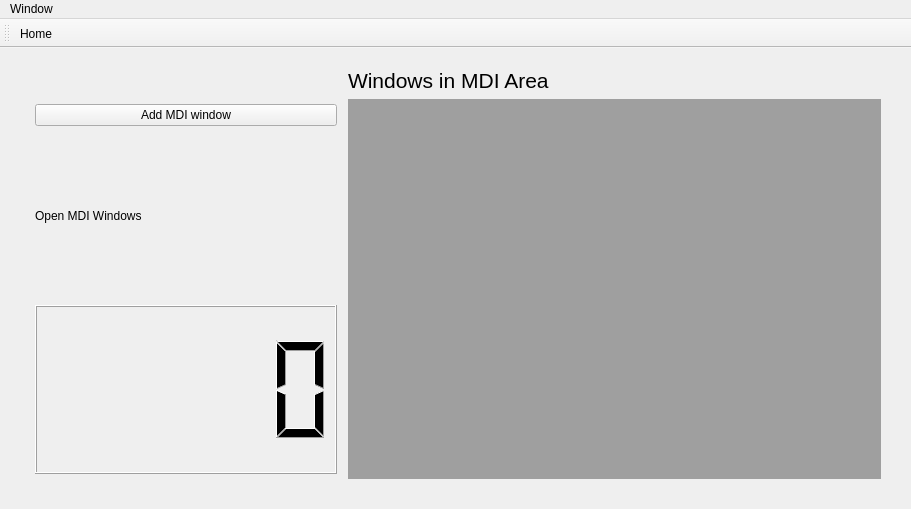
<?xml version="1.0" encoding="UTF-8"?>
<ui version="4.0">
 <class>MainWindow</class>
 <widget class="QMainWindow" name="MainWindow">
  <property name="geometry">
   <rect>
    <x>0</x>
    <y>0</y>
    <width>911</width>
    <height>509</height>
   </rect>
  </property>
  <property name="sizePolicy">
   <sizepolicy hsizetype="Fixed" vsizetype="Fixed">
    <horstretch>0</horstretch>
    <verstretch>0</verstretch>
   </sizepolicy>
  </property>
  <property name="windowTitle">
   <string>Multiple Windows in an MDI</string>
  </property>
  <widget class="QWidget" name="centralwidget">
   <widget class="QWidget" name="gridLayoutWidget">
    <property name="geometry">
     <rect>
      <x>30</x>
      <y>20</y>
      <width>851</width>
      <height>411</height>
     </rect>
    </property>
    <layout class="QGridLayout" name="gridLayout">
     <item row="1" column="1">
      <widget class="QMdiArea" name="mdiArea">
       <property name="sizePolicy">
        <sizepolicy hsizetype="Fixed" vsizetype="Fixed">
         <horstretch>0</horstretch>
         <verstretch>0</verstretch>
        </sizepolicy>
       </property>
      </widget>
     </item>
     <item row="1" column="0">
      <layout class="QVBoxLayout" name="verticalLayout">
       <property name="spacing">
        <number>5</number>
       </property>
       <property name="leftMargin">
        <number>5</number>
       </property>
       <property name="topMargin">
        <number>5</number>
       </property>
       <property name="rightMargin">
        <number>5</number>
       </property>
       <property name="bottomMargin">
        <number>5</number>
       </property>
       <item>
        <widget class="QPushButton" name="btnOpen">
         <property name="text">
          <string>Add MDI window</string>
         </property>
        </widget>
       </item>
       <item>
        <widget class="QLabel" name="label">
         <property name="text">
          <string>Open MDI Windows</string>
         </property>
        </widget>
       </item>
       <item>
        <widget class="QLCDNumber" name="lcdNumber"/>
       </item>
      </layout>
     </item>
     <item row="0" column="1">
      <widget class="QLabel" name="lblTitle">
       <property name="font">
        <font>
         <pointsize>16</pointsize>
        </font>
       </property>
       <property name="layoutDirection">
        <enum>Qt::LeftToRight</enum>
       </property>
       <property name="text">
        <string>Windows in MDI Area</string>
       </property>
      </widget>
     </item>
    </layout>
   </widget>
  </widget>
  <widget class="QMenuBar" name="menubar">
   <property name="geometry">
    <rect>
     <x>0</x>
     <y>0</y>
     <width>911</width>
     <height>21</height>
    </rect>
   </property>
   <widget class="QMenu" name="menu_Window">
    <property name="title">
     <string>Window</string>
    </property>
    <addaction name="menu_WindowNew"/>
   </widget>
   <addaction name="menu_Window"/>
  </widget>
  <widget class="QToolBar" name="toolBar">
   <property name="windowTitle">
    <string>toolBar</string>
   </property>
   <attribute name="toolBarArea">
    <enum>TopToolBarArea</enum>
   </attribute>
   <attribute name="toolBarBreak">
    <bool>false</bool>
   </attribute>
   <addaction name="actionHome"/>
  </widget>
  <action name="menu_WindowNew">
   <property name="text">
    <string>New...</string>
   </property>
  </action>
  <action name="actionHome">
   <property name="icon">
    <iconset>
     <normaloff>C:/Users/Dave/Downloads/home.png</normaloff>C:/Users/Dave/Downloads/home.png</iconset>
   </property>
   <property name="text">
    <string>Home</string>
   </property>
  </action>
 </widget>
 <resources/>
 <connections/>
</ui>
